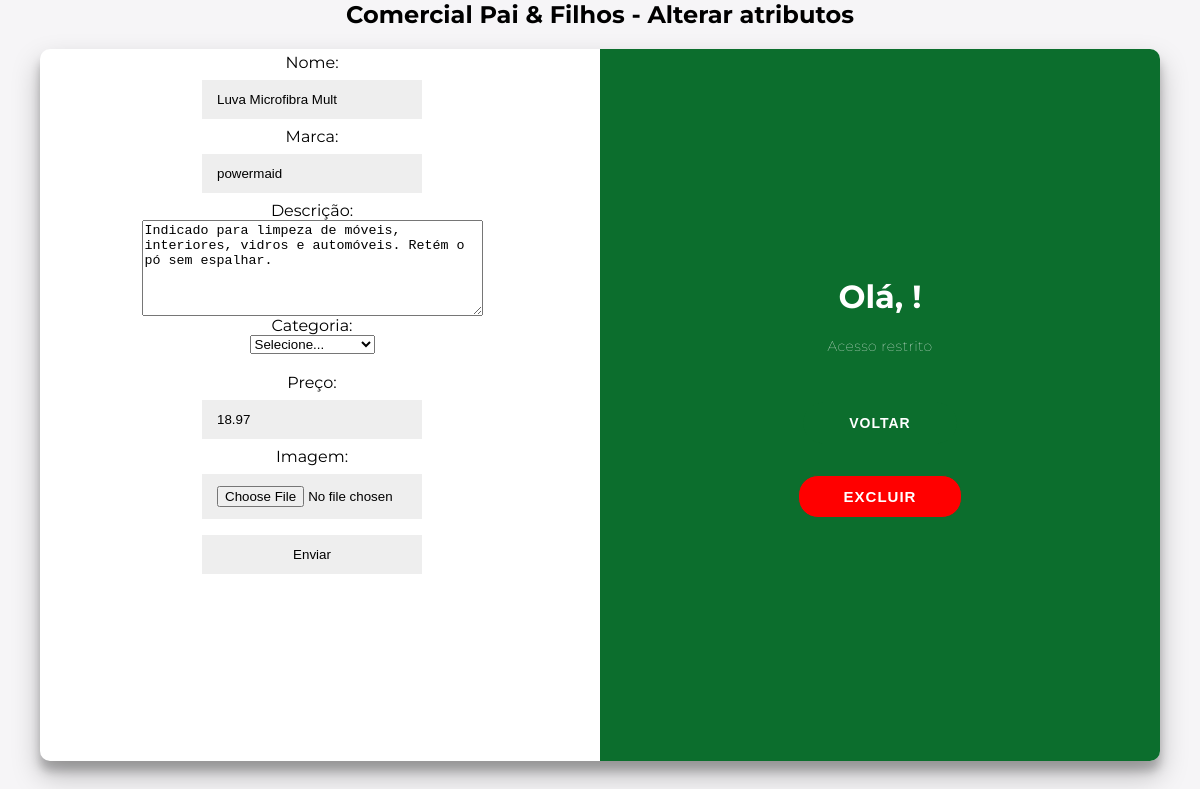
Screenshot of /admin/edit_prod.php?id_prod=74 with the database file from the repository.
### tables this page shows
CREATE TABLE `produto` (
  `cod_prod` int(11) NOT NULL,
  `nome_prod` varchar(120) NOT NULL,
  `desc_prod` varchar(450) NOT NULL,
  `marca` varchar(20) NOT NULL,
  `path_img` varchar(120) NOT NULL,
  `categoria` varchar(16) NOT NULL,
  `preco` float NOT NULL
);

### admin/edit_prod.php (the view, shortened to what this page needs)
<?php
require("../assets/bd/connect.php");
        ?>
        <?php
if(isset($_GET['id_prod'])){
    $id = $_GET['id_prod'];
    $pesquisar_prod = "SELECT * FROM `produto` WHERE `cod_prod` = '$id'";
    $resultado_prod = mysqli_query($conexao, $pesquisar_prod);
    $numero_resultado = mysqli_num_rows($resultado_prod);
        ?>
        <?php
}
?>
<!DOCTYPE html>
<html lang="en">
<head>
    <link rel="stylesheet" href="style_cad.css">
</head>
<body>
    <?php
    for($i = 0; $i < $numero_resultado; $i++){
        $vetor_prod = mysqli_fetch_array($resultado_prod);
    ?>
    <h2>Comercial Pai & Filhos - Alterar atributos</h2>
    <div class="container" id="container">
        <div class="form-container sign-in-container">
            <br>
            <form enctype="multipart/form-data" method="POST" action="upload_alt_prod.php">
                Nome: <input name="a_nome_prod" type=text size=140 maxlength=120 value="<?php echo $vetor_prod[1]; ?>" required>
                Marca: <input name="a_marca" type=text size=100 maxlength=100 value="<?php echo $vetor_prod[3] ?>" required>
                Descrição: <br><textarea name="a_desc_prod" type=text size=460 maxlength=450 rows=6 cols=40><?php echo $vetor_prod[2] ?></textarea>
                Categoria: <select name="a_categoria">
                    <option>Selecione...</option>
                </select><br>
                Preço: <input name="a_preco" type=number size=20 maxlength=11 value="<?php echo $vetor_prod[6]; ?>" required>
                Imagem: <input type="file" name="a_img">
                <input type=submit value=Enviar>
            </form>
        </div>
        <div class="overlay-container">
            <div class="overlay">
                <div class="overlay-panel overlay-right">
                    <h1>Olá, <?php echo $_SESSION['nome']; ?>!</h1>
                    <p>Acesso restrito</p>
                    <button><a href="index.php">Voltar</a></button>
                    <a href="excluir_prod.php?id_prod=<?php echo $vetor_prod[0];} ?>">
                    <button style="background-color: red; font-size: 15px;">Excluir</button></a>
                </div>
            </div>
        </div>
    </div>
    <br>
</body>
</html>

### admin/style_cad.css (style rules this page uses)
* { box-sizing: border-box; }
body { background: #f6f5f7; display: flex; justify-content: center; align-items: center; flex-direction: column; font-family: "Montserrat", sans-serif; height: 100vh; margin: -20px 0 50px; overflow: hidden !important; }
h1 { font-weight: bold; margin: 0; }
h2 { text-align: center; }
p { font-size: 14px; font-weight: 100; line-height: 20px; letter-spacing: 0.5px; margin: 20px 0 30px; }
a { border-radius: 2px solid #000; color: #fff; font-size: 14px; text-decoration: none; margin: 15px 0; }
button { border-radius: 20px; border: 1px solid #0c6e2d; background-color: #0c6e2d; margin-top: 1rem; color: #ffffff; font-size: 12px; font-weight: bold; padding: 12px 45px; letter-spacing: 1px; text-transform: uppercase; transition: transform 80ms ease-in; }
form { background-color: #ffffff; display: flex; align-items: center; justify-content: center; flex-direction: column; padding: 0 50px; height: 100%; text-align: center; }
input { background-color: #eee; border: none; padding: 12px 15px; margin: 8px 0; width: 100%; }
.container { background-color: #fff; border-radius: 10px; box-shadow: 0 14px 28px rgba(0, 0, 0, 0.25), 0 10px 10px rgba(0, 0, 0, 0.22); position: relative; overflow: hidden; width: 70rem; max-width: 100%; min-height: 480px; height: 100rem; }
.form-container { position: absolute; top: 0; height: 100%; transition: all 0.6s ease-in-out; }
.sign-in-container { left: 0; width: 50%; z-index: 2; }
.overlay-container { position: absolute; top: 0; left: 50%; width: 50%; height: 100%; overflow: hidden; transition: transform 0.6s ease-in-out; z-index: 100; }
.overlay { background: #0c6e2d; background: #0c6e2d; background-size: cover; background-position: 0 0; color: #ffffff; position: relative; left: -100%; height: 100%; width: 200%; transform: translateX(0); transition: transform 0.6s ease-in-out; }
.overlay-panel { position: absolute; display: flex; align-items: center; justify-content: center; flex-direction: column; padding: 0 40px; text-align: center; top: 0; height: 100%; width: 50%; transform: translateX(0); transition: transform 0.6s ease-in-out; }
.overlay-right { right: 0; transform: translateX(0); }
form { height: 600px; width: 20rem; margin-left: 7rem; margin-top: -50px; }

### rows the page displays
produto: a_nome_prod "Luva Microfibra Mult", a_marca "powermaid", a_desc_prod "Indicado para limpeza de móveis, interiores, vidros e automóveis. Retém o pó sem espalhar.", a_preco "18.97"
